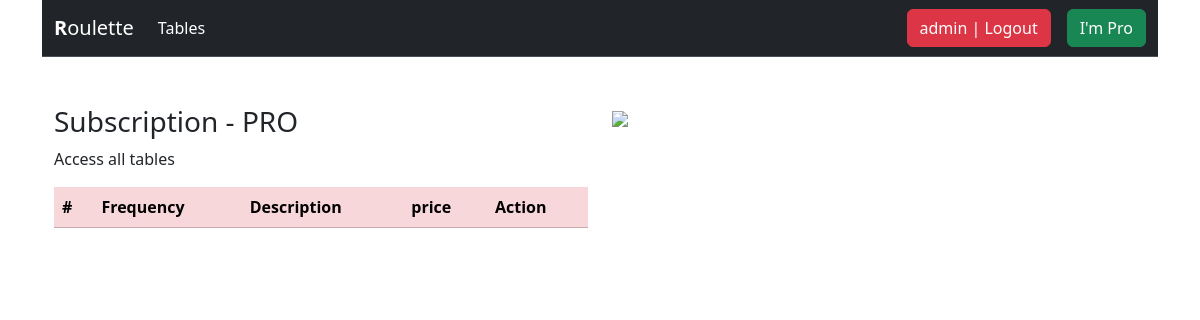
/become_pro/ (signed in), run on an earlier commit of the app's database.
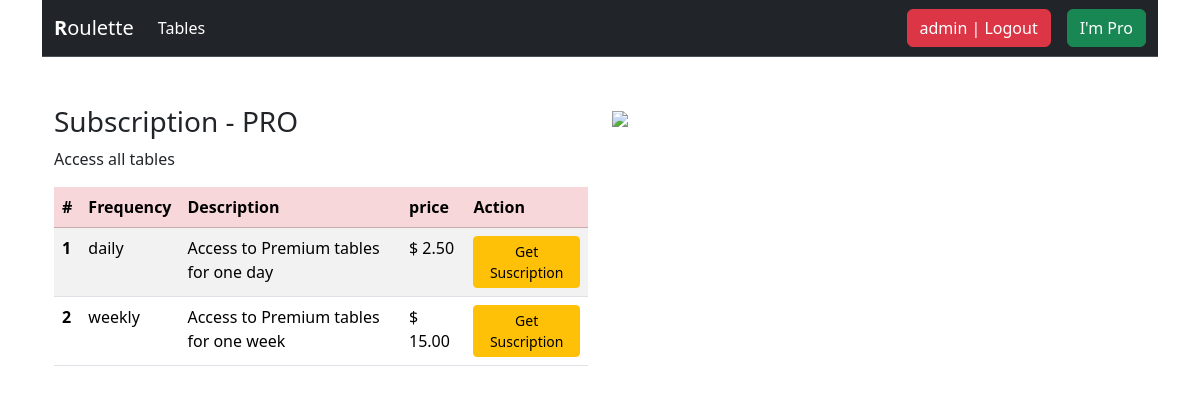
And on a later commit of the database.
### stats/models.py (models this page shows, shortened)
class Product(models.Model):
    DAILY = 'daily'
    WEEKLY = 'weekly'
    MONTHLY = 'monthly'
    FREQUENCY_CHOICES = (
        (DAILY, 'Daily'),
        (WEEKLY, 'Weekly'),
        (MONTHLY, 'Monthly')
    )
    name = models.CharField(max_length=10, choices=FREQUENCY_CHOICES, default=DAILY)
    description = models.CharField(max_length=100)
    price = models.IntegerField()
    image = models.URLField(blank=True, null=True)
    def get_price(self):
        return f'{self.price/100:.2f}'

### stats/views.py (the view)
# urls.py: path('become_pro/', login_required(views.become_pro), name='become_pro'),
def become_pro(request):
    products = Product.objects.all()
    context = {
        'products': products
    }
    return render(request, 'stats/become_pro.html', context)

### stats/templates/stats/become_pro.html (shortened to what this page needs)
{% extends 'base.html' %}
{% block content %}
    {% include 'stats/include/navbar.html' %}
    <div class="container mt-5">
        <div class="row">
            <div class="col-lg-6">
                <h3>Subscription - PRO</h3>
                <p>Access all tables</p>
                <div class="table-responsive">
                    <table class="table table-striped">
                        <thead class="table-danger">
                        <tr>
                            <th scope="col">#</th>
                            <th scope="col">Frequency</th>
                            <th scope="col">Description</th>
                            <th scope="col">price</th>
                            <th scope="col">Action</th>
                        </tr>
                        </thead>
                        <tbody class="">
                        {% for product in products %}
                            <tr class="">
                                <th scope="row">{{ forloop.counter }}</th>
                                <td>{{ product.name }}</td>
                                <td>{{ product.description }}</td>
                                <td>$ {{ product.get_price }}</td>
                                <td><a href="{% url 'stats:create_payment' product.id %}" class="btn btn-warning btn-sm">Get
                                    Suscription</a>
                                </td>
                            </tr>
                        {% endfor %}
                        </tbody>
                    </table>
                </div>
            </div>
            <div class="col-lg-6">
                <img src="https://www.casino.org/blog/wp-content/uploads/shutterstock_1560971411-875x583.jpg"
                     class="img-responsive" style="max-width: 100%">
            </div>
        </div>
    </div>
{% endblock content %}

What changed in the data, as far as the page shows it:
added Product: name "daily", description "Access to Premium tables for one day", get_price "2.50"
added Product: name "weekly", description "Access to Premium tables for one week", get_price "15.00"
